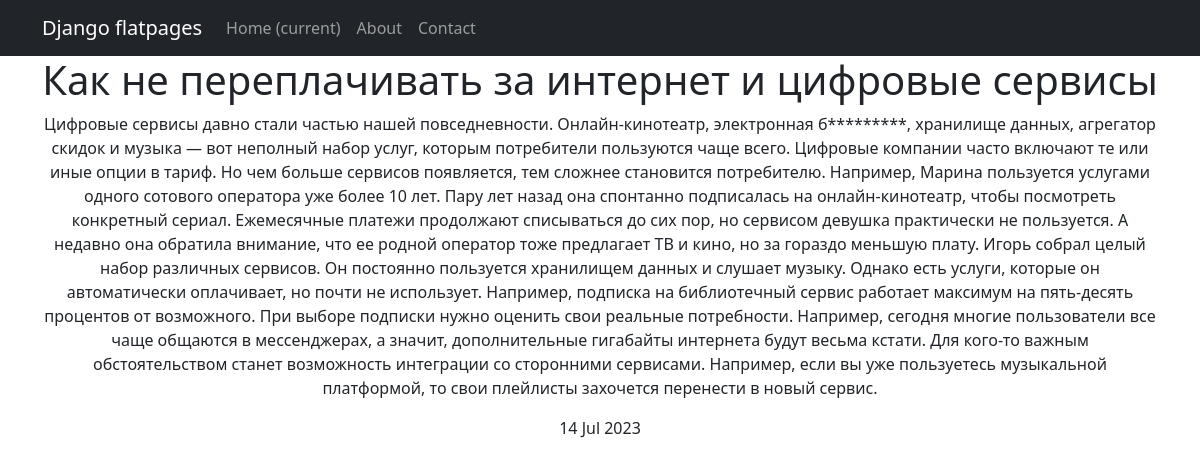
The page /news/2 on the database its author committed.
### news/models.py (models this page shows, shortened)
class Post(models.Model):
    news = 'N'
    article = 'A'
    POSITIONS = [
        (news, 'Новость'),
        (article, 'Статья')
    ]
    author = models.ForeignKey(Author, on_delete=models.CASCADE)
    select = models.CharField(max_length=1, choices=POSITIONS, default=news)
    datetime = models.DateTimeField(auto_now_add=True)
    title = models.CharField(max_length=255)
    text = models.TextField()
    rating = models.IntegerField(default=0)

### news/views.py (the view)
# urls.py: path('<int:pk>', PostDetail.as_view()),
class PostDetail(DetailView):
    model = Post
    template_name = 'new.html'
    context_object_name = 'post'

### news/templatetags/custom_filters.py (called while the page is built)
@register.filter()
def censor(value):
    def check_word(word):
        for j in range(0, len(word_list)):
            if word.lower() == word_list[j]:
                new_word = word[0]
                for k in range(1, len(word)):
                    new_word += '*'
                word = new_word
        return word
    if type(value) != str:
        return 'Ошибка: "value" не строка!'
    s = ''
    i = 0
    new_word = ''
    while i < len(value):
        c = value[i]
        if (c != ' ') and (c != '.') and (c != ',') and (c != '!') and (c != '?') and (c != ' '):
            new_word += c
        else:
            if new_word != '':
                s = s + check_word(new_word) + c
                new_word = ''
            else:
                s += c
        i += 1
    if new_word != '':
        s = s + check_word(new_word)
    return s

### templates/new.html (shortened to what this page needs)
{% extends 'flatpages/default.html' %}
{% load custom_filters %}
{% block content %}
<h1>{{ post.title|censor }}</h1>
<p>{{ post.text|censor }}</p>
<p>{{ post.datetime|date:'d M Y' }}</p>
{% endblock content %}

### rows shown on the page
Post: title|censor "Как не переплачивать за интернет и цифровые сервисы", text|censor "Цифровые сервисы давно стали частью нашей повседневности. Онлайн-кинотеатр, электронная б*********, хранилище данных, агрегатор скидок и музыка — вот неполный набор услуг, которым потребители пользуются чаще всего. Цифровые компании часто включают те или иные опции в тариф. Но чем больше сервисов появляется, тем сложнее становится потребителю. Например, Марина пользуется услугами одного сотового оператора уже более 10 лет. Пару лет назад она спонтанно подписалась на онлайн-кинотеатр, чтобы посмотреть конкретный сериал. Ежемесячные платежи продолжают списываться до сих пор, но сервисом девушка практически не пользуется. А недавно она обратила внимание, что ее родной оператор тоже предлагает…", datetime "14 Jul 2023"
